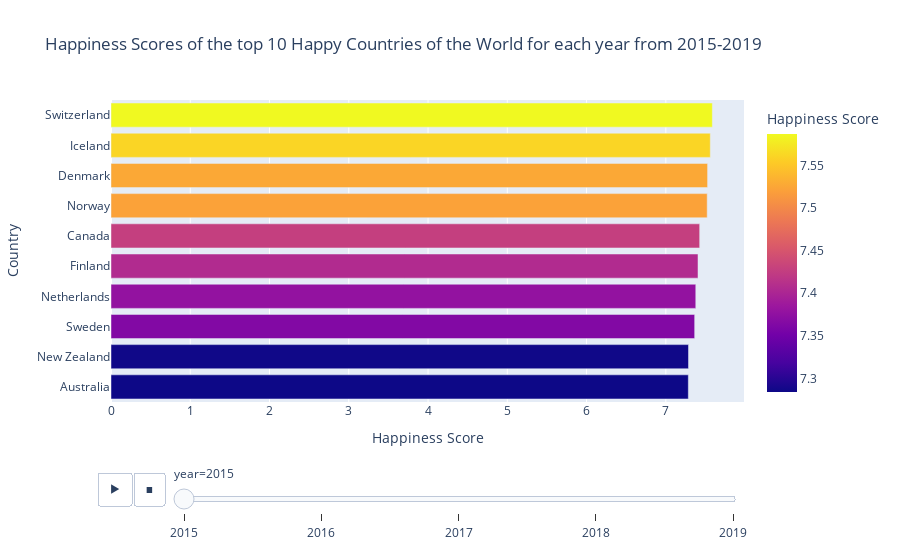

The notebook cell saved with this chart:
### Code cell
#plotting the top happiest countries from 2015-2019
plt.figure(figsize=(22,22))
#sns.set(font_scale=1.45)
px.bar(data_frame = rslt_df, 
       y = 'Country', 
       x = 'Happiness Score', 
       animation_frame = 'year',
       color = 'Happiness Score', 
       title = 'Happiness Scores of the top 10 Happy Countries of the World for each year from 2015-2019',
      orientation='h'
    )

### Figure 1 — Plotly figure (JSON) as saved in the notebook; plotly's stock layout.template omitted (floating-point values rounded to 4 significant figures)
{"data": [{"alignmentgroup": "True", "hovertemplate": "year=2015<br>Happiness Score=%{marker.color}<br>Country=%{y}<extra></extra>", "legendgroup": "", "marker": {"color": [7.284, 7.286, 7.364, 7.378, 7.406, 7.427, 7.522, 7.527, 7.561, 7.587], "coloraxis": "coloraxis", "pattern": {"shape": ""}}, "name": "", "offsetgroup": "", "orientation": "h", "showlegend": false, "textposition": "auto", "type": "bar", "x": [7.284, 7.286, 7.364, 7.378, 7.406, 7.427, 7.522, 7.527, 7.561, 7.587], "xaxis": "x", "y": ["Australia", "New Zealand", "Sweden", "Netherlands", "Finland", "Canada", "Norway", "Denmark", "Iceland", "Switzerland"], "yaxis": "y"}], "layout": {"barmode": "relative", "coloraxis": {"colorbar": {"title": {"text": "Happiness Score"}}, "colorscale": [[0, "#0d0887"], [0.1111, "#46039f"], [0.2222, "#7201a8"], [0.3333, "#9c179e"], [0.4444, "#bd3786"], [0.5556, "#d8576b"], [0.6667, "#ed7953"], [0.7778, "#fb9f3a"], [0.8889, "#fdca26"], [1, "#f0f921"]]}, "legend": {"tracegroupgap": 0}, "sliders": [{"active": 0, "currentvalue": {"prefix": "year="}, "len": 0.9, "pad": {"b": 10, "t": 60}, "steps": [{"args": [["2015"], {"frame": {"duration": 0, "redraw": true}, "fromcurrent": true, "mode": "immediate", "transition": {"duration": 0, "easing": "linear"}}], "label": "2015", "method": "animate"}, {"args": [["2016"], {"frame": {"duration": 0, "redraw": true}, "fromcurrent": true, "mode": "immediate", "transition": {"duration": 0, "easing": "linear"}}], "label": "2016", "method": "animate"}, {"args": [["2017"], {"frame": {"duration": 0, "redraw": true}, "fromcurrent": true, "mode": "immediate", "transition": {"duration": 0, "easing": "linear"}}], "label": "2017", "method": "animate"}, {"args": [["2018"], {"frame": {"duration": 0, "redraw": true}, "fromcurrent": true, "mode": "immediate", "transition": {"duration": 0, "easing": "linear"}}], "label": "2018", "method": "animate"}, {"args": [["2019"], {"frame": {"duration": 0, "redraw": true}, "fromcurrent": true, "mode": "immediate", "transition": {"duration": 0, "easing": "linear"}}], "label": "2019", "method": "animate"}], "x": 0.1, "xanchor": "left", "y": 0, "yanchor": "top"}], "title": {"text": "Happiness Scores of the top 10 Happy Countries of the World for each year from 2015-2019"}, "updatemenus": [{"buttons": [{"args": [null, {"frame": {"duration": 500, "redraw": true}, "fromcurrent": true, "mode": "immediate", "transition": {"duration": 500, "easing": "linear"}}], "label": "&#9654;", "method": "animate"}, {"args": [[null], {"frame": {"duration": 0, "redraw": true}, "fromcurrent": true, "mode": "immediate", "transition": {"duration": 0, "easing": "linear"}}], "label": "&#9724;", "method": "animate"}], "direction": "left", "pad": {"r": 10, "t": 70}, "showactive": false, "type": "buttons", "x": 0.1, "xanchor": "right", "y": 0, "yanchor": "top"}], "xaxis": {"anchor": "y", "domain": [0, 1], "title": {"text": "Happiness Score"}}, "yaxis": {"anchor": "x", "domain": [0, 1], "title": {"text": "Country"}}}}
